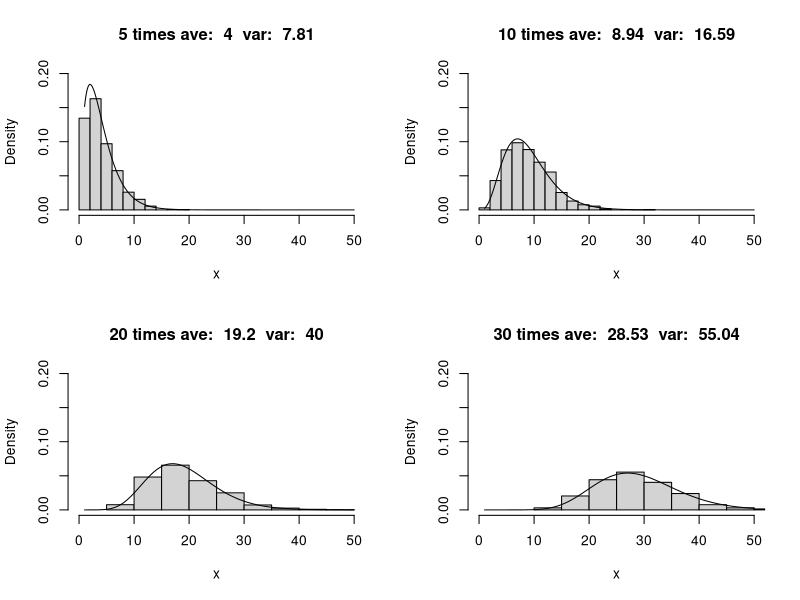

Here is the R script that generated this plot:
kai2 <- function(n){
  x0 <- seq(1, 50, by=0.05); y0 <- dchisq(x0, df=(n-1))
  x <- numeric(1000)
  for(j in 1:1000){
    x[j] <- var(rnorm(n))*(n-1)
  }
  m <- round(mean(x), digits=2)
  v <- round(var(x), digits=2)
  title <- paste(n, "times ave: ", m, " var: ", v)
  hist(x, prob=TRUE, main=title, xlim=c(0, 50), ylim=c(0, 0.2))
  lines(x0, y0)
}

par(mfrow=c(2, 2))
kai2(5);kai2(10);kai2(20);kai2(30)
par(mfrow=c(1, 1))
